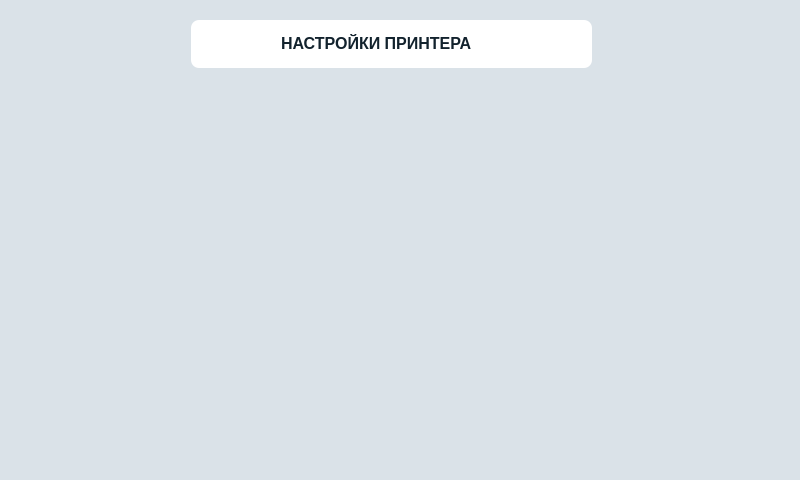
<?xml version="1.0" encoding="UTF-8"?>
<ui version="4.0">
 <class>SettingWindow</class>
 <widget class="QMainWindow" name="SettingWindow">
  <property name="geometry">
   <rect>
    <x>0</x>
    <y>0</y>
    <width>800</width>
    <height>480</height>
   </rect>
  </property>
  <property name="windowTitle">
   <string>MainWindow</string>
  </property>
  <property name="styleSheet">
   <string notr="true">background-color: rgb(218, 226, 232);</string>
  </property>
  <widget class="QWidget" name="centralwidget">
   <widget class="QFrame" name="frame">
    <property name="geometry">
     <rect>
      <x>191</x>
      <y>20</y>
      <width>401</width>
      <height>48</height>
     </rect>
    </property>
    <property name="styleSheet">
     <string notr="true">background-color: rgb(255, 255, 255);
border-radius: 8px;</string>
    </property>
    <property name="frameShape">
     <enum>QFrame::StyledPanel</enum>
    </property>
    <property name="frameShadow">
     <enum>QFrame::Raised</enum>
    </property>
    <widget class="QLabel" name="label">
     <property name="geometry">
      <rect>
       <x>90</x>
       <y>13</y>
       <width>251</width>
       <height>20</height>
      </rect>
     </property>
     <property name="styleSheet">
      <string notr="true">color: #12222D;
font-family: 'RF Dewi';
font-style: normal;
font-weight: 700;
font-size: 16px;
line-height: 120%;
text-align: center;</string>
     </property>
     <property name="text">
      <string>НАСТРОЙКИ ПРИНТЕРА</string>
     </property>
    </widget>
   </widget>
   <widget class="QLabel" name="logoLabel">
    <property name="geometry">
     <rect>
      <x>686</x>
      <y>30</y>
      <width>94</width>
      <height>31</height>
     </rect>
    </property>
    <property name="text">
     <string/>
    </property>
    <property name="pixmap">
     <pixmap resource="res.qrc">:/res/img/logo.png</pixmap>
    </property>
    <property name="scaledContents">
     <bool>true</bool>
    </property>
   </widget>
   <widget class="QLabel" name="backLabel">
    <property name="geometry">
     <rect>
      <x>20</x>
      <y>20</y>
      <width>171</width>
      <height>48</height>
     </rect>
    </property>
    <property name="text">
     <string/>
    </property>
    <property name="pixmap">
     <pixmap resource="res.qrc">:/res/img/back.png</pixmap>
    </property>
   </widget>
   <widget class="QPushButton" name="backButton">
    <property name="geometry">
     <rect>
      <x>10</x>
      <y>10</y>
      <width>171</width>
      <height>61</height>
     </rect>
    </property>
    <property name="focusPolicy">
     <enum>Qt::NoFocus</enum>
    </property>
    <property name="styleSheet">
     <string notr="true">background-color: transparent;
border : 0;</string>
    </property>
    <property name="text">
     <string/>
    </property>
   </widget>
   <widget class="QPushButton" name="netButton">
    <property name="geometry">
     <rect>
      <x>530</x>
      <y>80</y>
      <width>271</width>
      <height>191</height>
     </rect>
    </property>
    <property name="focusPolicy">
     <enum>Qt::NoFocus</enum>
    </property>
    <property name="styleSheet">
     <string notr="true">background-color: transparent;
border : 0;</string>
    </property>
    <property name="text">
     <string/>
    </property>
   </widget>
   <widget class="QLabel" name="netLabel">
    <property name="geometry">
     <rect>
      <x>530</x>
      <y>90</y>
      <width>261</width>
      <height>191</height>
     </rect>
    </property>
    <property name="text">
     <string/>
    </property>
    <property name="pixmap">
     <pixmap resource="res.qrc">:/res/img/wifi_turnoff.png</pixmap>
    </property>
    <property name="scaledContents">
     <bool>false</bool>
    </property>
   </widget>
   <widget class="QPushButton" name="loginButton">
    <property name="geometry">
     <rect>
      <x>270</x>
      <y>80</y>
      <width>271</width>
      <height>191</height>
     </rect>
    </property>
    <property name="focusPolicy">
     <enum>Qt::NoFocus</enum>
    </property>
    <property name="styleSheet">
     <string notr="true">background-color: transparent;
border : 0;</string>
    </property>
    <property name="text">
     <string/>
    </property>
   </widget>
   <widget class="QPushButton" name="advButton">
    <property name="geometry">
     <rect>
      <x>270</x>
      <y>270</y>
      <width>271</width>
      <height>201</height>
     </rect>
    </property>
    <property name="focusPolicy">
     <enum>Qt::NoFocus</enum>
    </property>
    <property name="styleSheet">
     <string notr="true">background-color: transparent;
border : 0;</string>
    </property>
    <property name="text">
     <string/>
    </property>
   </widget>
   <widget class="QPushButton" name="firmwareButton">
    <property name="geometry">
     <rect>
      <x>10</x>
      <y>270</y>
      <width>261</width>
      <height>201</height>
     </rect>
    </property>
    <property name="focusPolicy">
     <enum>Qt::NoFocus</enum>
    </property>
    <property name="styleSheet">
     <string notr="true">background-color: transparent;
border : 0;</string>
    </property>
    <property name="text">
     <string/>
    </property>
   </widget>
   <widget class="QPushButton" name="aboutButton">
    <property name="geometry">
     <rect>
      <x>10</x>
      <y>80</y>
      <width>261</width>
      <height>191</height>
     </rect>
    </property>
    <property name="focusPolicy">
     <enum>Qt::NoFocus</enum>
    </property>
    <property name="styleSheet">
     <string notr="true">background-color: transparent;
border : 0;</string>
    </property>
    <property name="text">
     <string/>
    </property>
   </widget>
   <widget class="QLabel" name="aboutLabel">
    <property name="geometry">
     <rect>
      <x>0</x>
      <y>90</y>
      <width>261</width>
      <height>191</height>
     </rect>
    </property>
    <property name="text">
     <string/>
    </property>
    <property name="pixmap">
     <pixmap resource="res.qrc">:/res/img/about.png</pixmap>
    </property>
    <property name="scaledContents">
     <bool>false</bool>
    </property>
   </widget>
   <widget class="QLabel" name="loginLabel">
    <property name="geometry">
     <rect>
      <x>270</x>
      <y>90</y>
      <width>261</width>
      <height>191</height>
     </rect>
    </property>
    <property name="text">
     <string/>
    </property>
    <property name="pixmap">
     <pixmap resource="res.qrc">:/res/img/profile_logout.png</pixmap>
    </property>
    <property name="scaledContents">
     <bool>false</bool>
    </property>
   </widget>
   <widget class="QLabel" name="firmwareLabel">
    <property name="geometry">
     <rect>
      <x>0</x>
      <y>285</y>
      <width>261</width>
      <height>191</height>
     </rect>
    </property>
    <property name="text">
     <string/>
    </property>
    <property name="pixmap">
     <pixmap resource="res.qrc">:/res/img/firmware_ok.png</pixmap>
    </property>
    <property name="scaledContents">
     <bool>false</bool>
    </property>
   </widget>
   <widget class="QLabel" name="advLabel">
    <property name="geometry">
     <rect>
      <x>270</x>
      <y>285</y>
      <width>261</width>
      <height>191</height>
     </rect>
    </property>
    <property name="text">
     <string/>
    </property>
    <property name="pixmap">
     <pixmap resource="res.qrc">:/res/img/adv.png</pixmap>
    </property>
    <property name="scaledContents">
     <bool>false</bool>
    </property>
   </widget>
   <widget class="QLabel" name="connectionWifi">
    <property name="geometry">
     <rect>
      <x>610</x>
      <y>20</y>
      <width>48</width>
      <height>48</height>
     </rect>
    </property>
    <property name="text">
     <string/>
    </property>
    <property name="pixmap">
     <pixmap resource="res.qrc">:/res/img/noSignal.png</pixmap>
    </property>
   </widget>
   <zorder>frame</zorder>
   <zorder>logoLabel</zorder>
   <zorder>backLabel</zorder>
   <zorder>backButton</zorder>
   <zorder>netLabel</zorder>
   <zorder>aboutLabel</zorder>
   <zorder>loginLabel</zorder>
   <zorder>firmwareLabel</zorder>
   <zorder>advLabel</zorder>
   <zorder>aboutButton</zorder>
   <zorder>firmwareButton</zorder>
   <zorder>advButton</zorder>
   <zorder>loginButton</zorder>
   <zorder>netButton</zorder>
   <zorder>connectionWifi</zorder>
  </widget>
 </widget>
 <resources>
  <include location="res.qrc"/>
 </resources>
 <connections/>
</ui>
